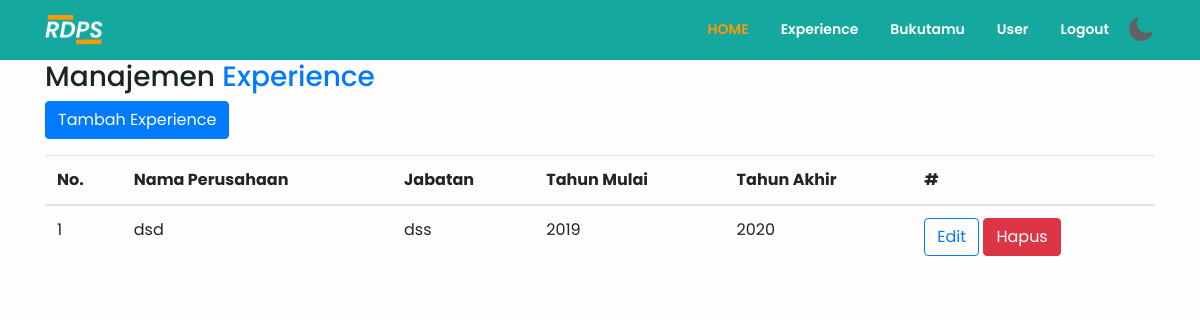
Screenshot of /manajemen-pengalaman.php (signed in) with the database file from the repository.
### tables this page shows
CREATE TABLE `penglaman` (
  `id` int(11) NOT NULL,
  `nama_perusahaan` varchar(255) NOT NULL,
  `jabatan` varchar(255) NOT NULL,
  `mulai` int(4) NOT NULL,
  `akhir` int(4) NOT NULL,
  `deskripsi` varchar(10000) NOT NULL
);

### koneksi/auth.php (called while the page is built, shortened)
<?php
function checkLogin() {
    if (isset($_SESSION['is_login'])) {
        $isLogin = $_SESSION['is_login'];
        return $isLogin ? true : false;
    }
    return false;
}

### manajemen-pengalaman.php (the view, shortened to what this page needs)
<?php
require_once('koneksi/database.php');
require_once('koneksi/auth.php');
$query = "SELECT * FROM penglaman ORDER BY id DESC";
$result = mysqli_query($connectDb, $query);
?>
<!DOCTYPE html>
<html lang="en">
<head>
  <link rel="stylesheet" href="https://cdn.jsdelivr.net/npm/bootstrap@4.6.0/dist/css/bootstrap.min.css"
>
  <link rel="stylesheet" href="https://cdnjs.cloudflare.com/ajax/libs/font-awesome/5.13.1/css/all.min.css">
  <link href="assets/boostrap/bootstrap-icons/font/bootstrap-icons.css" rel="stylesheet">
  <link href="assets/boxicons/css/boxicons.min.css" rel="stylesheet">
  <link rel="stylesheet" href="assets/styles/main.css">
  </head>
  <body>
    <?php include('layout/navbar.php'); ?>
    <div class="admin-container">
        <div class="container">
            <div class="row">
                <div class="col">
                    <h3>Manajemen <span class="text-primary"> Experience</span></h3>
                    <a href="experience-add.php" class="btn btn-primary">Tambah Experience</a>
                    <table class="table mt-3">
                        <thead>
                            <tr>
                                <th scope="col">No.</th>
                                <th scope="col">Nama Perusahaan</th>
                                <th scope="col">Jabatan</th>
                                <th scope="col">Tahun Mulai</th>
                                <th scope="col">Tahun Akhir</th>
                                <th>#</th>
                            </tr>
                        </thead>
                        <tbody>
                        <?php
                        $no = 1;
                        while ($data = mysqli_fetch_array($result)) : ?>
                            <tr>
                                <td><?= $no; ?></th>
                                <td><?= $data['nama_perusahaan']; ?></td>
                                <td><?= $data['jabatan']; ?></td>
                                <td><?= $data['mulai']; ?></td>
                                <td><?= $data['akhir']; ?></td>
                                <td>
                                    <a href="experience-edit.php?id=<?= $data['id']; ?>" class="btn btn-outline-primary">Edit</a>
                                    <a href="experience-delete.php?id=<?= $data['id']; ?>" class="btn btn-danger">Hapus</a>
                                </td>
                            </tr>
                        <?php $no++; endwhile; ?>
                      </tbody>
                    </table>
                </div>
            </div>
        </div>
    </div>
  </body>
</html>

### layout/navbar.php (shortened to what this page needs)
<nav class="navbar navbar-expand-lg navbar-light sticky-top">
    <div class="container">
      <a class="navbar-brand" href="#">
        <img src="assets/img/logo.png" alt="">
      </a>
      <div class="collapse navbar-collapse" id="navbarNav">
        <ul class="navbar-nav ml-auto">
          <li class="nav-item mx-md-2">
            <a class="nav-link active" href="#">HOME</a>
          </li>
            <?php if(checkLogin()): ?>
            <li class="nav-item mx-md-2">
            <a class="nav-link" href="manajemen-pengalaman.php">Experience</a>
            </li>
            <li class="nav-item mx-md-2">
            <a class="nav-link" href="manajemen-bukutamu.php">Bukutamu</a>
            </li>
            <li class="nav-item mx-md-2">
            <a class="nav-link" href="manajemen-users.php">User</a>
            </li>
            <li class="nav-item mx-md-2">
            <a class="nav-link" href="logout.php">Logout</a>
            </li>
            <?php endif; ?>
        </ul>
        <img src="assets/img/moon.png" id="icon">
      </div>
    </div>
  </nav>

### assets/styles/main.css (style rules this page uses)
* { margin: 0; padding: 0; scroll-behavior: smooth; }
:root { --primary-color: #FF9900; --secondary-color: #15A89F; --font-color: #1A2525; --bg-color: #fff; --bg-bg: #C4C4C4; --form-color: #fffdfd; --hover: #d38613; }
body { font-family: 'Poppins', sans-serif; color: var(--font-color); background-color: var(--form-color); }
.navbar-light { background-color: var(--secondary-color); overflow: hidden; }
.navbar-light .navbar-brand img { max-width: 60px; }
.navbar-light .navbar-nav .nav-item .nav-link { color: #fff; font-size: 14px; font-weight: 600; }
.navbar-light .navbar-nav .nav-item .nav-link.active { color: var(--primary-color); }
.navbar-light #icon { width: 30px; cursor: pointer; }

### rows the page displays
penglaman: nama_perusahaan "dsd", jabatan "dss", mulai "2019", akhir "2020"
